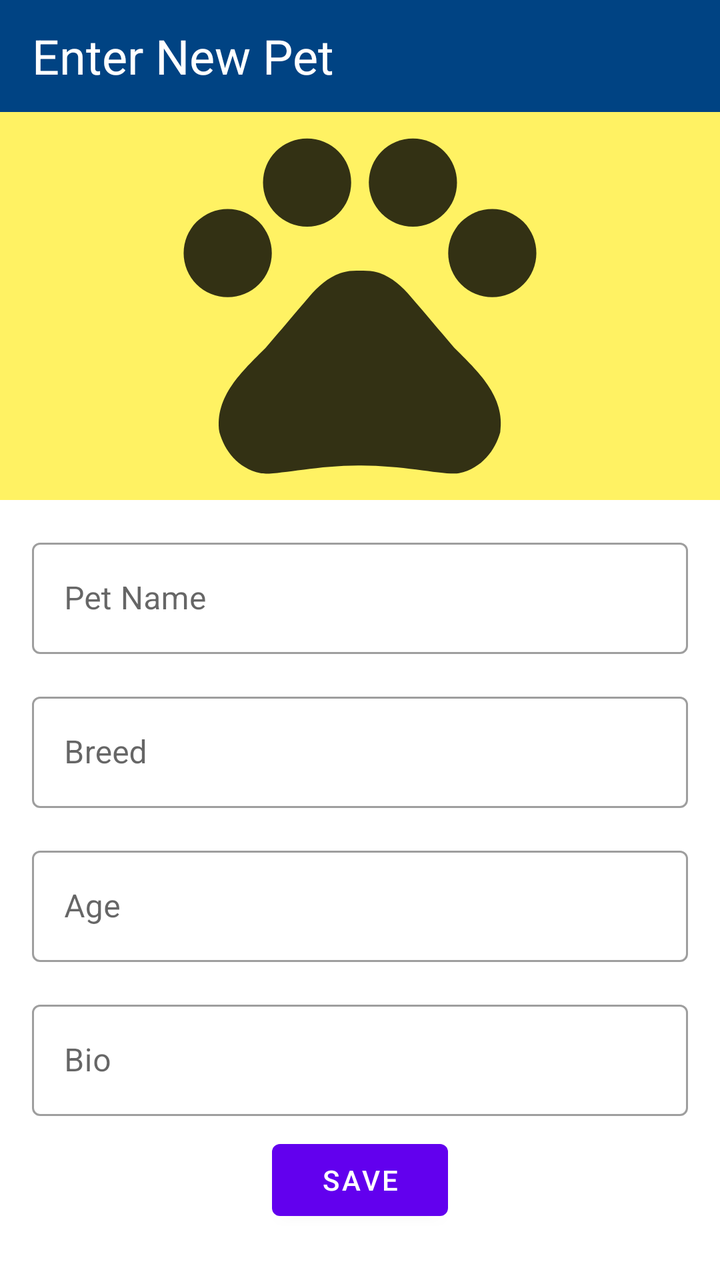
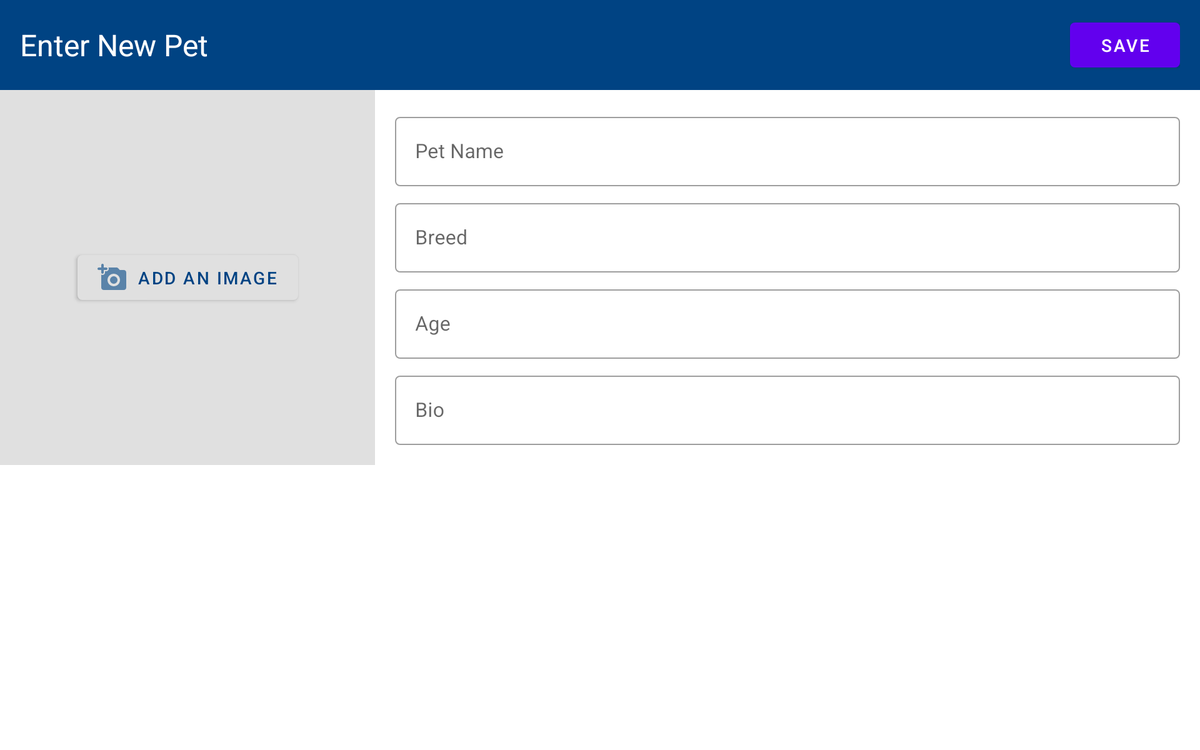

Two renders of one Android screen. The first uses the default layout on a phone; the second uses the alternative layout the repository ships for a different screen configuration, on a matching device. The two XML files are below.
<!-- AndroidManifest.xml: application theme AppTheme -->
<!-- res/layout/activity_pet_entry.xml -->
<?xml version="1.0" encoding="utf-8"?>
<androidx.coordinatorlayout.widget.CoordinatorLayout xmlns:android="http://schemas.android.com/apk/res/android"
    xmlns:app="http://schemas.android.com/apk/res-auto"
    xmlns:tools="http://schemas.android.com/tools"
    android:layout_width="match_parent"
    android:layout_height="match_parent"
    tools:context=".activities.PetEntryActivity">

    <com.google.android.material.appbar.AppBarLayout
        android:id="@+id/appbar"
        android:layout_width="match_parent"
        android:layout_height="wrap_content"
        app:liftOnScroll="true">

        <com.google.android.material.appbar.MaterialToolbar
            android:id="@+id/entry_toolbar"
            android:layout_width="match_parent"
            android:layout_height="match_parent"
            android:background="@color/primaryDarkColor">

            <TextView
                android:id="@+id/toolbarTextView"
                android:layout_width="wrap_content"
                android:layout_height="wrap_content"
                android:text="@string/enter_new_dog"
                android:textAppearance="@style/TextAppearance.MaterialComponents.Headline5"
                android:textColor="@android:color/white" />

        </com.google.android.material.appbar.MaterialToolbar>
    </com.google.android.material.appbar.AppBarLayout>

    <androidx.core.widget.NestedScrollView
        android:layout_width="match_parent"
        android:layout_height="match_parent"
        app:layout_behavior="@string/appbar_scrolling_view_behavior">

        <androidx.constraintlayout.widget.ConstraintLayout
            android:layout_width="match_parent"
            android:layout_height="match_parent">

            <ImageView
                android:id="@+id/petImage"
                android:layout_width="match_parent"
                android:layout_height="194dp"
                android:background="@color/secondaryLightColor"
                android:src="@drawable/ic_action_pet_favorites"
                app:layout_constraintEnd_toEndOf="parent"
                app:layout_constraintStart_toStartOf="parent"
                app:layout_constraintTop_toTopOf="parent" />

            <com.google.android.material.textfield.TextInputLayout
                android:id="@+id/pet_name_layout"
                style="@style/Widget.MaterialComponents.TextInputLayout.OutlinedBox"
                android:layout_width="match_parent"
                android:layout_height="wrap_content"
                android:layout_marginStart="16dp"
                android:layout_marginLeft="16dp"
                android:layout_marginTop="16dp"
                android:layout_marginEnd="16dp"
                android:layout_marginRight="16dp"
                android:hint="@string/pet_name_hint"
                app:layout_constraintEnd_toEndOf="parent"
                app:layout_constraintStart_toStartOf="parent"
                app:layout_constraintTop_toBottomOf="@+id/petImage">

                <com.google.android.material.textfield.TextInputEditText
                    android:id="@+id/pet_name_edittext"
                    android:layout_width="match_parent"
                    android:layout_height="wrap_content"
                    android:inputType="textCapWords" />
            </com.google.android.material.textfield.TextInputLayout>

            <com.google.android.material.textfield.TextInputLayout
                android:id="@+id/pet_breed_layout"
                style="@style/Widget.MaterialComponents.TextInputLayout.OutlinedBox"
                android:layout_width="match_parent"
                android:layout_height="wrap_content"
                android:layout_marginStart="16dp"
                android:layout_marginLeft="16dp"
                android:layout_marginTop="16dp"
                android:layout_marginEnd="16dp"
                android:layout_marginRight="16dp"
                android:hint="@string/pet_breed_hint"
                app:layout_constraintEnd_toEndOf="parent"
                app:layout_constraintStart_toStartOf="parent"
                app:layout_constraintTop_toBottomOf="@+id/pet_name_layout">

                <com.google.android.material.textfield.TextInputEditText
                    android:id="@+id/pet_breed_edittext"
                    android:layout_width="match_parent"
                    android:layout_height="wrap_content"
                    android:inputType="textCapWords" />
            </com.google.android.material.textfield.TextInputLayout>

            <com.google.android.material.textfield.TextInputLayout
                android:id="@+id/pet_age_layout"
                style="@style/Widget.MaterialComponents.TextInputLayout.OutlinedBox"
                android:layout_width="match_parent"
                android:layout_height="wrap_content"
                android:layout_marginStart="16dp"
                android:layout_marginLeft="16dp"
                android:layout_marginTop="16dp"
                android:layout_marginEnd="16dp"
                android:layout_marginRight="16dp"
                android:hint="@string/pet_age_hint"
                app:layout_constraintEnd_toEndOf="parent"
                app:layout_constraintStart_toStartOf="parent"
                app:layout_constraintTop_toBottomOf="@+id/pet_breed_layout">

                <com.google.android.material.textfield.TextInputEditText
                    android:id="@+id/pet_age_edittext"
                    android:layout_width="match_parent"
                    android:layout_height="wrap_content"
                    android:inputType="number" />
            </com.google.android.material.textfield.TextInputLayout>

            <com.google.android.material.textfield.TextInputLayout
                android:id="@+id/pet_bio_layout"
                style="@style/Widget.MaterialComponents.TextInputLayout.OutlinedBox"
                android:layout_width="match_parent"
                android:layout_height="wrap_content"
                android:layout_marginStart="16dp"
                android:layout_marginLeft="16dp"
                android:layout_marginTop="16dp"
                android:layout_marginEnd="16dp"
                android:layout_marginRight="16dp"
                android:hint="@string/pet_bio_hint"
                app:layout_constraintEnd_toEndOf="parent"
                app:layout_constraintStart_toStartOf="parent"
                app:layout_constraintTop_toBottomOf="@+id/pet_age_layout">

                <com.google.android.material.textfield.TextInputEditText
                    android:id="@+id/pet_bio_edittext"
                    android:layout_width="match_parent"
                    android:layout_height="wrap_content"
                    android:inputType="textCapSentences" />
            </com.google.android.material.textfield.TextInputLayout>

            <com.google.android.material.button.MaterialButton
                android:id="@+id/save_button"
                android:layout_width="wrap_content"
                android:layout_height="wrap_content"
                android:layout_marginTop="8dp"
                android:layout_marginBottom="8dp"
                android:text="@string/save_button_text"
                app:layout_constraintBottom_toBottomOf="parent"
                app:layout_constraintEnd_toEndOf="parent"
                app:layout_constraintStart_toStartOf="parent"
                app:layout_constraintTop_toBottomOf="@id/pet_bio_layout" />

        </androidx.constraintlayout.widget.ConstraintLayout>

    </androidx.core.widget.NestedScrollView>

    <View
        android:id="@+id/details_snackbar_view"
        android:layout_width="wrap_content"
        android:layout_height="wrap_content" />


</androidx.coordinatorlayout.widget.CoordinatorLayout>
<!-- resources referenced by this layout -->
<resources>
  <color name="primaryDarkColor">#004383</color>
  <color name="secondaryLightColor">#fff263</color>
  <!-- drawable ic_action_pet_favorites (drawable-anydpi) -->
  <vector xmlns:android="http://schemas.android.com/apk/res/android"
      android:width="24dp"
      android:height="24dp"
      android:viewportWidth="24"
      android:viewportHeight="24"
      android:tint="#000000"
      android:alpha="0.8">
    <group android:scaleX="1.0909091"
        android:scaleY="1.0909091"
        android:translateX="-1.0909091"
        android:translateY="-1.6363636">
      <path
          android:fillColor="@android:color/white"
          android:pathData="M4.5,9.5m-2.5,0a2.5,2.5 0,1 1,5 0a2.5,2.5 0,1 1,-5 0"/>
      <path
          android:fillColor="@android:color/white"
          android:pathData="M9,5.5m-2.5,0a2.5,2.5 0,1 1,5 0a2.5,2.5 0,1 1,-5 0"/>
      <path
          android:fillColor="@android:color/white"
          android:pathData="M15,5.5m-2.5,0a2.5,2.5 0,1 1,5 0a2.5,2.5 0,1 1,-5 0"/>
      <path
          android:fillColor="@android:color/white"
          android:pathData="M19.5,9.5m-2.5,0a2.5,2.5 0,1 1,5 0a2.5,2.5 0,1 1,-5 0"/>
      <path
          android:fillColor="@android:color/white"
          android:pathData="M17.34,14.86c-0.87,-1.02 -1.6,-1.89 -2.48,-2.91 -0.46,-0.54 -1.05,-1.08 -1.75,-1.32 -0.11,-0.04 -0.22,-0.07 -0.33,-0.09 -0.25,-0.04 -0.52,-0.04 -0.78,-0.04s-0.53,0 -0.79,0.05c-0.11,0.02 -0.22,0.05 -0.33,0.09 -0.7,0.24 -1.28,0.78 -1.75,1.32 -0.87,1.02 -1.6,1.89 -2.48,2.91 -1.31,1.31 -2.92,2.76 -2.62,4.79 0.29,1.02 1.02,2.03 2.33,2.32 0.73,0.15 3.06,-0.44 5.54,-0.44h0.18c2.48,0 4.81,0.58 5.54,0.44 1.31,-0.29 2.04,-1.31 2.33,-2.32 0.31,-2.04 -1.3,-3.49 -2.61,-4.8z"/>
    </group>
  </vector>
  <string name="enter_new_dog">Enter New Pet</string>
  <string name="pet_age_hint">Age</string>
  <string name="pet_bio_hint">Bio</string>
  <string name="pet_breed_hint">Breed</string>
  <string name="pet_name_hint">Pet Name</string>
  <string name="save_button_text">Save</string>
  <style name="AppTheme" parent="Theme.MaterialComponents.Light.NoActionBar">
          
          <item name="colorPrimary">@color/colorPrimary</item>
          <item name="colorPrimaryDark">@color/colorPrimaryDark</item>
          <item name="colorAccent">@color/colorAccent</item>
      </style>
</resources>
<!-- res/layout-sw600dp-land/activity_pet_entry.xml (the repository's variant of the layout above) -->
<!-- drawn on a 7-inch tablet turned sideways -->
<?xml version="1.0" encoding="utf-8"?>
<androidx.coordinatorlayout.widget.CoordinatorLayout xmlns:android="http://schemas.android.com/apk/res/android"
    xmlns:app="http://schemas.android.com/apk/res-auto"
    xmlns:tools="http://schemas.android.com/tools"
    android:layout_width="match_parent"
    android:layout_height="match_parent"
    tools:context=".activities.PetEntryActivity">

    <com.google.android.material.appbar.AppBarLayout
        android:id="@+id/appbar"
        android:layout_width="match_parent"
        android:layout_height="wrap_content"
        app:liftOnScroll="true">

        <com.google.android.material.appbar.MaterialToolbar
            android:id="@+id/entry_toolbar"
            android:layout_width="match_parent"
            android:layout_height="match_parent"
            android:background="@color/primaryDarkColor">

            <RelativeLayout
                android:layout_width="match_parent"
                android:layout_height="match_parent">
                <TextView
                    android:layout_centerVertical="true"
                    android:id="@+id/entry_toolbar_title"
                    android:layout_width="wrap_content"
                    android:layout_height="wrap_content"
                    android:text="@string/enter_new_dog"
                    android:textAppearance="@style/TextAppearance.MaterialComponents.Headline5"
                    android:textColor="@android:color/white" />


                <com.google.android.material.button.MaterialButton
                    android:id="@+id/save_button"
                    android:layout_centerVertical="true"
                    android:layout_alignParentRight="true"
                    android:layout_width="wrap_content"
                    android:layout_height="wrap_content"
                    android:layout_marginTop="16dp"
                    android:layout_marginBottom="8dp"
                    android:gravity="center"
                    android:text="@string/save_button_text" />
            </RelativeLayout>



        </com.google.android.material.appbar.MaterialToolbar>

    </com.google.android.material.appbar.AppBarLayout>

    <androidx.core.widget.NestedScrollView
        android:layout_width="match_parent"
        android:layout_height="match_parent"
        app:layout_behavior="@string/appbar_scrolling_view_behavior">

        <androidx.constraintlayout.widget.ConstraintLayout
            android:layout_width="match_parent"
            android:layout_height="match_parent">

            <com.google.android.material.button.MaterialButton
                android:id="@+id/add_photo_button"
                android:layout_width="wrap_content"
                android:layout_height="wrap_content"
                android:text="@string/add_an_image_button_text"
                android:textColor="@color/primaryDarkColor"
                app:backgroundTint="@color/parentBackgroundColor"
                app:elevation="16dp"
                app:icon="@drawable/ic_action_add_photo"
                app:iconTint="@color/primaryDarkColor"
                app:layout_constraintBottom_toBottomOf="@+id/empty_add_photo_background"
                app:layout_constraintEnd_toEndOf="@+id/empty_add_photo_background"
                app:layout_constraintStart_toStartOf="parent"
                app:layout_constraintTop_toTopOf="parent" />

            <View
                android:id="@+id/empty_add_photo_background"
                android:layout_width="300dp"
                android:layout_height="300dp"
                android:background="@color/parentBackgroundColor"
                app:layout_constraintStart_toStartOf="parent"
                app:layout_constraintTop_toTopOf="parent" />

            <ImageView
                android:id="@+id/petImage"
                android:layout_width="300dp"
                android:layout_height="300dp"
                android:scaleType="centerCrop"
                android:visibility="invisible"
                app:layout_constraintStart_toStartOf="parent"
                app:layout_constraintTop_toTopOf="parent"
                tools:src="@drawable/ic_action_pet_favorites" />

            <LinearLayout
                android:layout_width="0dp"
                android:layout_height="0dp"
                android:orientation="vertical"
                app:layout_constraintBottom_toBottomOf="@id/petImage"
                app:layout_constraintEnd_toEndOf="parent"
                app:layout_constraintStart_toEndOf="@id/petImage"
                app:layout_constraintTop_toTopOf="@id/petImage"
                android:gravity="center"
                android:layout_marginLeft="16dp"
                android:layout_marginRight="16dp">


                <com.google.android.material.textfield.TextInputLayout
                    android:id="@+id/pet_name_layout"
                    style="@style/Widget.MaterialComponents.TextInputLayout.OutlinedBox"
                    android:layout_width="match_parent"
                    android:layout_height="wrap_content"
                    android:layout_marginBottom="8dp"
                    android:hint="@string/pet_name_hint"
                    app:layout_constraintEnd_toEndOf="parent"
                    app:layout_constraintStart_toEndOf="@+id/petImage"
                    app:layout_constraintTop_toTopOf="@id/petImage">

                    <com.google.android.material.textfield.TextInputEditText
                        android:id="@+id/pet_name_edittext"
                        android:layout_width="match_parent"
                        android:layout_height="wrap_content"
                        android:inputType="textCapWords" />
                </com.google.android.material.textfield.TextInputLayout>

                <com.google.android.material.textfield.TextInputLayout
                    android:id="@+id/pet_breed_layout"
                    style="@style/Widget.MaterialComponents.TextInputLayout.OutlinedBox"
                    android:layout_width="match_parent"
                    android:layout_height="wrap_content"
                    android:layout_marginBottom="8dp"
                    android:hint="@string/pet_breed_hint"
                    app:layout_constraintEnd_toEndOf="parent"
                    app:layout_constraintStart_toStartOf="@+id/pet_name_layout"
                    app:layout_constraintTop_toBottomOf="@+id/pet_name_layout">

                    <com.google.android.material.textfield.TextInputEditText
                        android:id="@+id/pet_breed_edittext"
                        android:layout_width="match_parent"
                        android:layout_height="wrap_content"
                        android:inputType="textCapWords" />
                </com.google.android.material.textfield.TextInputLayout>

                <com.google.android.material.textfield.TextInputLayout
                    android:layout_marginBottom="8dp"

                    android:id="@+id/pet_age_layout"
                    style="@style/Widget.MaterialComponents.TextInputLayout.OutlinedBox"
                    android:layout_width="match_parent"
                    android:layout_height="wrap_content"
                    android:hint="@string/pet_age_hint"
                    app:layout_constraintEnd_toEndOf="parent"
                    app:layout_constraintStart_toStartOf="@+id/pet_breed_layout"
                    app:layout_constraintTop_toBottomOf="@+id/pet_breed_layout">

                    <com.google.android.material.textfield.TextInputEditText
                        android:id="@+id/pet_age_edittext"
                        android:layout_width="match_parent"
                        android:layout_height="wrap_content"
                        android:inputType="number" />
                </com.google.android.material.textfield.TextInputLayout>

                <com.google.android.material.textfield.TextInputLayout

                    android:id="@+id/pet_bio_layout"
                    style="@style/Widget.MaterialComponents.TextInputLayout.OutlinedBox"
                    android:layout_width="match_parent"
                    android:layout_height="wrap_content"
                    android:hint="@string/pet_bio_hint"
                    app:layout_constraintBottom_toBottomOf="@+id/empty_add_photo_background"
                    app:layout_constraintEnd_toEndOf="parent"
                    app:layout_constraintStart_toStartOf="@+id/pet_age_layout"
                    app:layout_constraintTop_toBottomOf="@+id/pet_age_layout"
                    app:layout_constraintVertical_bias="0.0">

                    <com.google.android.material.textfield.TextInputEditText
                        android:id="@+id/pet_bio_edittext"
                        android:layout_width="match_parent"
                        android:layout_height="wrap_content"
                        android:inputType="textCapSentences" />
                </com.google.android.material.textfield.TextInputLayout>
            </LinearLayout>

        </androidx.constraintlayout.widget.ConstraintLayout>

    </androidx.core.widget.NestedScrollView>

    <View
        android:id="@+id/details_snackbar_view"
        android:layout_width="wrap_content"
        android:layout_height="wrap_content" />


</androidx.coordinatorlayout.widget.CoordinatorLayout>
<!-- resources referenced by the variant -->
<!-- as a 7-inch tablet turned sideways resolves them -->
<resources>
  <color name="parentBackgroundColor">#e0e0e0</color>
  <color name="primaryDarkColor">#004383</color>
  <!-- drawable ic_action_add_photo (drawable-anydpi) -->
  <vector xmlns:android="http://schemas.android.com/apk/res/android"
      android:width="24dp"
      android:height="24dp"
      android:viewportWidth="24"
      android:viewportHeight="24"
      android:tint="#333333"
      android:alpha="0.6">
    <path
        android:fillColor="@android:color/white"
        android:pathData="M3,8c0,0.55 0.45,1 1,1s1,-0.45 1,-1V6h2c0.55,0 1,-0.45 1,-1s-0.45,-1 -1,-1H5V2c0,-0.55 -0.45,-1 -1,-1s-1,0.45 -1,1v2H1c-0.55,0 -1,0.45 -1,1s0.45,1 1,1h2v2z"/>
    <path
        android:fillColor="@android:color/white"
        android:pathData="M13,14m-3,0a3,3 0,1 1,6 0a3,3 0,1 1,-6 0"/>
    <path
        android:fillColor="@android:color/white"
        android:pathData="M21,6h-3.17l-1.24,-1.35c-0.37,-0.41 -0.91,-0.65 -1.47,-0.65h-6.4c0.17,0.3 0.28,0.63 0.28,1 0,1.1 -0.9,2 -2,2L6,7v1c0,1.1 -0.9,2 -2,2 -0.37,0 -0.7,-0.11 -1,-0.28L3,20c0,1.1 0.9,2 2,2h16c1.1,0 2,-0.9 2,-2L23,8c0,-1.1 -0.9,-2 -2,-2zM13,19c-2.76,0 -5,-2.24 -5,-5s2.24,-5 5,-5 5,2.24 5,5 -2.24,5 -5,5z"/>
  </vector>
  <!-- drawable ic_action_pet_favorites (drawable-anydpi) -->
  <vector xmlns:android="http://schemas.android.com/apk/res/android"
      android:width="24dp"
      android:height="24dp"
      android:viewportWidth="24"
      android:viewportHeight="24"
      android:tint="#000000"
      android:alpha="0.8">
    <group android:scaleX="1.0909091"
        android:scaleY="1.0909091"
        android:translateX="-1.0909091"
        android:translateY="-1.6363636">
      <path
          android:fillColor="@android:color/white"
          android:pathData="M4.5,9.5m-2.5,0a2.5,2.5 0,1 1,5 0a2.5,2.5 0,1 1,-5 0"/>
      <path
          android:fillColor="@android:color/white"
          android:pathData="M9,5.5m-2.5,0a2.5,2.5 0,1 1,5 0a2.5,2.5 0,1 1,-5 0"/>
      <path
          android:fillColor="@android:color/white"
          android:pathData="M15,5.5m-2.5,0a2.5,2.5 0,1 1,5 0a2.5,2.5 0,1 1,-5 0"/>
      <path
          android:fillColor="@android:color/white"
          android:pathData="M19.5,9.5m-2.5,0a2.5,2.5 0,1 1,5 0a2.5,2.5 0,1 1,-5 0"/>
      <path
          android:fillColor="@android:color/white"
          android:pathData="M17.34,14.86c-0.87,-1.02 -1.6,-1.89 -2.48,-2.91 -0.46,-0.54 -1.05,-1.08 -1.75,-1.32 -0.11,-0.04 -0.22,-0.07 -0.33,-0.09 -0.25,-0.04 -0.52,-0.04 -0.78,-0.04s-0.53,0 -0.79,0.05c-0.11,0.02 -0.22,0.05 -0.33,0.09 -0.7,0.24 -1.28,0.78 -1.75,1.32 -0.87,1.02 -1.6,1.89 -2.48,2.91 -1.31,1.31 -2.92,2.76 -2.62,4.79 0.29,1.02 1.02,2.03 2.33,2.32 0.73,0.15 3.06,-0.44 5.54,-0.44h0.18c2.48,0 4.81,0.58 5.54,0.44 1.31,-0.29 2.04,-1.31 2.33,-2.32 0.31,-2.04 -1.3,-3.49 -2.61,-4.8z"/>
    </group>
  </vector>
  <string name="add_an_image_button_text">Add an Image</string>
  <string name="enter_new_dog">Enter New Pet</string>
  <string name="pet_age_hint">Age</string>
  <string name="pet_bio_hint">Bio</string>
  <string name="pet_breed_hint">Breed</string>
  <string name="pet_name_hint">Pet Name</string>
  <string name="save_button_text">Save</string>
  <style name="AppTheme" parent="Theme.MaterialComponents.Light.NoActionBar">
          
          <item name="colorPrimary">@color/colorPrimary</item>
          <item name="colorPrimaryDark">@color/colorPrimaryDark</item>
          <item name="colorAccent">@color/colorAccent</item>
      </style>
</resources>
